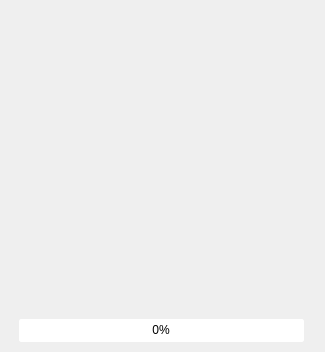
<?xml version="1.0" encoding="UTF-8"?>
<ui version="4.0">
 <class>Form</class>
 <widget class="QWidget" name="Form">
  <property name="geometry">
   <rect>
    <x>0</x>
    <y>0</y>
    <width>325</width>
    <height>352</height>
   </rect>
  </property>
  <property name="windowTitle">
   <string>Kontho</string>
  </property>
  <widget class="QGroupBox" name="ProgressGroupBox">
   <property name="geometry">
    <rect>
     <x>9</x>
     <y>9</y>
     <width>310</width>
     <height>341</height>
    </rect>
   </property>
   <property name="styleSheet">
    <string notr="true">QGroupBox{
background:transparent;
border-radius:5px;
}
QPushButton{
 padding-top:2px;
padding-bottom:2px;
 padding-left:6px;
padding-right:6px;
	font: 10pt &quot;MS Shell Dlg 2l&quot;;
background-color:qlineargradient(spread:pad, x1:1, y1:0, x2:1, y2:1, stop:0 rgba(0, 244, 255, 255), stop:1 rgba(3, 115, 255, 255));

border:1px solid rgb(253, 254, 254);
	color: rgb(255, 255, 255);
border-radius:2px;
}
QPushButton:hover{
color: qlineargradient(spread:pad, x1:0, y1:0, x2:1, y2:1, stop:0 rgba(63, 63, 63, 255), stop:1 rgba(33, 33, 33, 255));
 background-color: qlineargradient(spread:pad, x1:0.505636, y1:0.221, x2:0.431818, y2:1, stop:0 rgba(89, 255, 255, 255), stop:1 rgba(60, 138, 255, 255));

}
QPushButton:pressed{
background-color: qlineargradient(spread:pad, x1:0.767, y1:1, x2:1, y2:0, stop:0 rgba(0, 244, 255, 255), stop:1 rgba(3, 115, 255, 255));
}</string>
   </property>
   <property name="title">
    <string/>
   </property>
   <widget class="QProgressBar" name="progressBar">
    <property name="geometry">
     <rect>
      <x>10</x>
      <y>310</y>
      <width>285</width>
      <height>23</height>
     </rect>
    </property>
    <property name="styleSheet">
     <string notr="true">QProgressBar{
	border:1px solid white;
	border-radius: 2px;
	color: Black;
}
QProgressBar::chunk {
	background-color: qlineargradient(spread:pad, x1:0, y1:0, x2:0, y2:1, stop:0 rgba(0, 242, 255, 255), stop:1 rgba(27, 126, 255, 255));
	border-radius :6px;
}
</string>
    </property>
    <property name="value">
     <number>0</number>
    </property>
    <property name="alignment">
     <set>Qt::AlignCenter</set>
    </property>
   </widget>
   <widget class="QLabel" name="label">
    <property name="geometry">
     <rect>
      <x>5</x>
      <y>5</y>
      <width>300</width>
      <height>300</height>
     </rect>
    </property>
    <property name="styleSheet">
     <string notr="true">background:transparent;</string>
    </property>
    <property name="text">
     <string/>
    </property>
    <property name="pixmap">
     <pixmap resource="../Resource.qrc">:/images/Uis/Imgs/Kontho3.png</pixmap>
    </property>
    <property name="scaledContents">
     <bool>true</bool>
    </property>
   </widget>
  </widget>
 </widget>
 <resources>
  <include location="../Resource.qrc"/>
 </resources>
 <connections/>
</ui>
